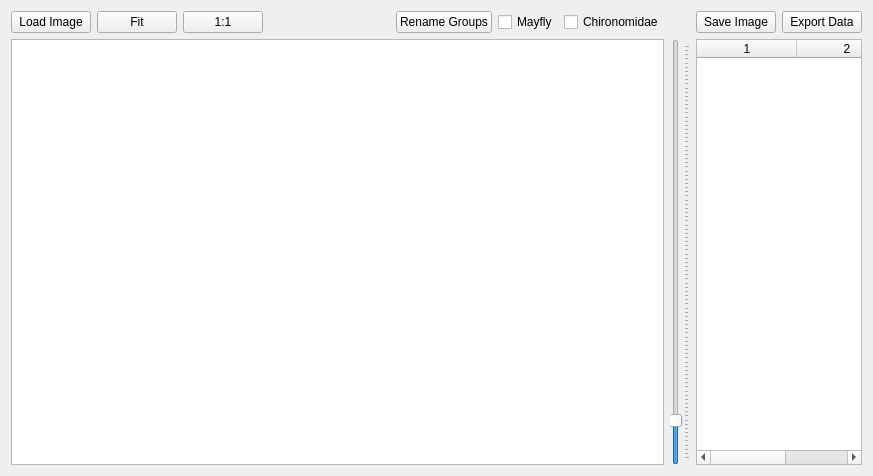
<?xml version="1.0" encoding="UTF-8"?>
<ui version="4.0">
 <class>CounterForm</class>
 <widget class="QWidget" name="CounterForm">
  <property name="geometry">
   <rect>
    <x>0</x>
    <y>0</y>
    <width>873</width>
    <height>476</height>
   </rect>
  </property>
  <property name="windowTitle">
   <string>Form</string>
  </property>
  <layout class="QGridLayout" name="gridLayout_2" columnstretch="8,0,2">
   <item row="1" column="1">
    <widget class="QSlider" name="zoomVerticalSlider">
     <property name="focusPolicy">
      <enum>Qt::NoFocus</enum>
     </property>
     <property name="minimum">
      <number>10</number>
     </property>
     <property name="maximum">
      <number>1000</number>
     </property>
     <property name="value">
      <number>100</number>
     </property>
     <property name="orientation">
      <enum>Qt::Vertical</enum>
     </property>
     <property name="tickPosition">
      <enum>QSlider::TicksBelow</enum>
     </property>
    </widget>
   </item>
   <item row="1" column="0">
    <widget class="ImageGraphicsViewForm" name="imageGraphicsView">
     <property name="focusPolicy">
      <enum>Qt::NoFocus</enum>
     </property>
     <property name="autoFillBackground">
      <bool>false</bool>
     </property>
     <property name="dragMode">
      <enum>QGraphicsView::NoDrag</enum>
     </property>
    </widget>
   </item>
   <item row="0" column="0">
    <layout class="QHBoxLayout" name="horizontalLayout">
     <item>
      <widget class="QPushButton" name="loadPushButton">
       <property name="focusPolicy">
        <enum>Qt::NoFocus</enum>
       </property>
       <property name="text">
        <string>Load Image</string>
       </property>
      </widget>
     </item>
     <item>
      <widget class="QPushButton" name="fiToWindowPushButton">
       <property name="focusPolicy">
        <enum>Qt::NoFocus</enum>
       </property>
       <property name="text">
        <string>Fit</string>
       </property>
      </widget>
     </item>
     <item>
      <widget class="QPushButton" name="originalSizePushButton">
       <property name="focusPolicy">
        <enum>Qt::NoFocus</enum>
       </property>
       <property name="text">
        <string>1:1</string>
       </property>
      </widget>
     </item>
     <item>
      <spacer name="horizontalSpacer">
       <property name="orientation">
        <enum>Qt::Horizontal</enum>
       </property>
       <property name="sizeHint" stdset="0">
        <size>
         <width>40</width>
         <height>20</height>
        </size>
       </property>
      </spacer>
     </item>
     <item>
      <widget class="QPushButton" name="addGroupPushButton">
       <property name="text">
        <string>Rename Groups</string>
       </property>
      </widget>
     </item>
     <item>
      <widget class="QCheckBox" name="mayflyCheckBox">
       <property name="focusPolicy">
        <enum>Qt::NoFocus</enum>
       </property>
       <property name="text">
        <string>Mayfly</string>
       </property>
      </widget>
     </item>
     <item>
      <widget class="QCheckBox" name="chironomidaeCheckBox">
       <property name="focusPolicy">
        <enum>Qt::NoFocus</enum>
       </property>
       <property name="text">
        <string>Chironomidae</string>
       </property>
      </widget>
     </item>
    </layout>
   </item>
   <item row="1" column="2">
    <widget class="QTableWidget" name="countTableWidget">
     <property name="midLineWidth">
      <number>0</number>
     </property>
     <property name="editTriggers">
      <set>QAbstractItemView::NoEditTriggers</set>
     </property>
     <property name="verticalScrollMode">
      <enum>QAbstractItemView::ScrollPerPixel</enum>
     </property>
     <property name="horizontalScrollMode">
      <enum>QAbstractItemView::ScrollPerPixel</enum>
     </property>
     <property name="columnCount">
      <number>3</number>
     </property>
     <column/>
     <column/>
     <column/>
    </widget>
   </item>
   <item row="0" column="2">
    <layout class="QHBoxLayout" name="horizontalLayout_2">
     <item>
      <widget class="QPushButton" name="savePushButton">
       <property name="focusPolicy">
        <enum>Qt::NoFocus</enum>
       </property>
       <property name="text">
        <string>Save Image</string>
       </property>
      </widget>
     </item>
     <item>
      <widget class="QPushButton" name="exportPushButton">
       <property name="focusPolicy">
        <enum>Qt::NoFocus</enum>
       </property>
       <property name="text">
        <string>Export Data</string>
       </property>
      </widget>
     </item>
    </layout>
   </item>
  </layout>
 </widget>
 <customwidgets>
  <customwidget>
   <class>ImageGraphicsViewForm</class>
   <extends>QGraphicsView</extends>
   <header location="global">imagegraphicsviewform.h</header>
  </customwidget>
 </customwidgets>
 <resources/>
 <connections/>
</ui>
